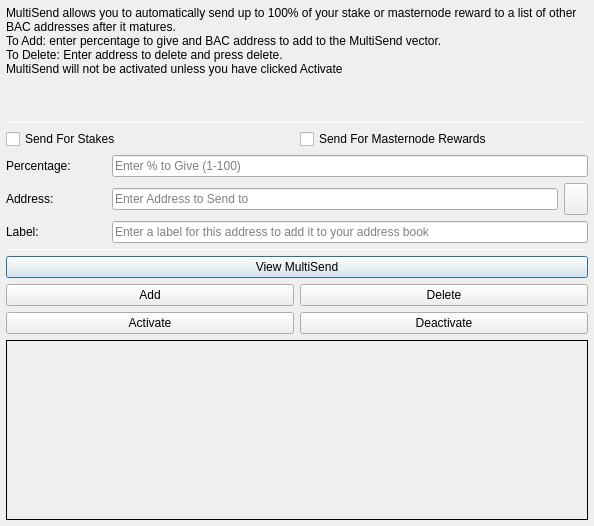
<?xml version="1.0" encoding="UTF-8"?>
<ui version="4.0">
 <class>MultiSendDialog</class>
 <widget class="QDialog" name="MultiSendDialog">
  <property name="windowModality">
   <enum>Qt::NonModal</enum>
  </property>
  <property name="geometry">
   <rect>
    <x>0</x>
    <y>0</y>
    <width>594</width>
    <height>526</height>
   </rect>
  </property>
  <property name="windowTitle">
   <string>MultiSend</string>
  </property>
  <layout class="QVBoxLayout" name="verticalLayout" stretch="0">
   <property name="leftMargin">
    <number>6</number>
   </property>
   <property name="topMargin">
    <number>6</number>
   </property>
   <property name="rightMargin">
    <number>6</number>
   </property>
   <property name="bottomMargin">
    <number>6</number>
   </property>
   <item>
    <layout class="QVBoxLayout" name="verticalLayout_Main" stretch="1,1,1,0,1,1,1">
     <item>
      <widget class="QLabel" name="label_2">
       <property name="lineWidth">
        <number>1</number>
       </property>
       <property name="text">
        <string>MultiSend allows you to automatically send up to 100% of your stake or masternode reward to a list of other BAC addresses after it matures.
To Add: enter percentage to give and BAC address to add to the MultiSend vector.
To Delete: Enter address to delete and press delete.
MultiSend will not be activated unless you have clicked Activate</string>
       </property>
       <property name="alignment">
        <set>Qt::AlignLeading|Qt::AlignLeft|Qt::AlignTop</set>
       </property>
       <property name="wordWrap">
        <bool>true</bool>
       </property>
      </widget>
     </item>
     <item>
      <widget class="Line" name="line">
       <property name="minimumSize">
        <size>
         <width>0</width>
         <height>1</height>
        </size>
       </property>
       <property name="maximumSize">
        <size>
         <width>16777215</width>
         <height>1</height>
        </size>
       </property>
       <property name="orientation">
        <enum>Qt::Horizontal</enum>
       </property>
      </widget>
     </item>
     <item>
      <layout class="QVBoxLayout" name="verticalLayout_Settings">
       <item>
        <layout class="QHBoxLayout" name="horizontalLayout">
         <item>
          <widget class="QCheckBox" name="multiSendStakeCheckBox">
           <property name="text">
            <string>Send For Stakes</string>
           </property>
          </widget>
         </item>
         <item>
          <widget class="QCheckBox" name="multiSendMasternodeCheckBox">
           <property name="text">
            <string>Send For Masternode Rewards</string>
           </property>
          </widget>
         </item>
        </layout>
       </item>
       <item>
        <layout class="QHBoxLayout" name="horizontalLayout_6">
         <item>
          <widget class="QLabel" name="label">
           <property name="minimumSize">
            <size>
             <width>100</width>
             <height>0</height>
            </size>
           </property>
           <property name="toolTip">
            <string>Percentage of stake to send</string>
           </property>
           <property name="text">
            <string>Percentage:</string>
           </property>
          </widget>
         </item>
         <item>
          <widget class="QLineEdit" name="multiSendPercentEdit">
           <property name="toolTip">
            <string>Enter whole numbers 1 - 100</string>
           </property>
           <property name="placeholderText">
            <string>Enter % to Give (1-100)</string>
           </property>
          </widget>
         </item>
        </layout>
       </item>
       <item>
        <layout class="QHBoxLayout" name="horizontalLayout_7">
         <item>
          <widget class="QLabel" name="label_5">
           <property name="minimumSize">
            <size>
             <width>100</width>
             <height>0</height>
            </size>
           </property>
           <property name="toolTip">
            <string>Address to send portion of stake to</string>
           </property>
           <property name="text">
            <string>Address:</string>
           </property>
          </widget>
         </item>
         <item>
          <widget class="QLineEdit" name="multiSendAddressEdit">
           <property name="toolTip">
            <string/>
           </property>
           <property name="placeholderText">
            <string>Enter Address to Send to</string>
           </property>
          </widget>
         </item>
         <item>
          <widget class="QToolButton" name="addressBookButton">
           <property name="maximumSize">
            <size>
             <width>16777215</width>
             <height>32</height>
            </size>
           </property>
           <property name="toolTip">
            <string>Choose an address from the address book</string>
           </property>
           <property name="text">
            <string/>
           </property>
           <property name="icon">
            <iconset resource="../bitalley.qrc">
             <normaloff>:/icons/address-book</normaloff>:/icons/address-book</iconset>
           </property>
           <property name="shortcut">
            <string>Alt+A</string>
           </property>
          </widget>
         </item>
        </layout>
       </item>
      </layout>
     </item>
     <item>
      <layout class="QHBoxLayout" name="horizontalLayout_3">
       <item>
        <widget class="QLabel" name="label_3">
         <property name="minimumSize">
          <size>
           <width>100</width>
           <height>0</height>
          </size>
         </property>
         <property name="text">
          <string>Label:</string>
         </property>
        </widget>
       </item>
       <item>
        <widget class="QLineEdit" name="labelAddressLabelEdit">
         <property name="placeholderText">
          <string>Enter a label for this address to add it to your address book</string>
         </property>
        </widget>
       </item>
      </layout>
     </item>
     <item>
      <widget class="Line" name="line_2">
       <property name="minimumSize">
        <size>
         <width>0</width>
         <height>1</height>
        </size>
       </property>
       <property name="maximumSize">
        <size>
         <width>16777215</width>
         <height>1</height>
        </size>
       </property>
       <property name="orientation">
        <enum>Qt::Horizontal</enum>
       </property>
      </widget>
     </item>
     <item>
      <layout class="QVBoxLayout" name="verticalLayout_Buttons">
       <item>
        <layout class="QHBoxLayout" name="horizontalLayout_4">
         <item>
          <widget class="QPushButton" name="viewButton">
           <property name="toolTip">
            <string/>
           </property>
           <property name="statusTip">
            <string>View MultiSend Vector</string>
           </property>
           <property name="text">
            <string>View MultiSend</string>
           </property>
          </widget>
         </item>
        </layout>
       </item>
       <item>
        <layout class="QHBoxLayout" name="horizontalLayout_2">
         <item>
          <widget class="QPushButton" name="addButton">
           <property name="toolTip">
            <string/>
           </property>
           <property name="statusTip">
            <string>Add to MultiSend Vector</string>
           </property>
           <property name="text">
            <string>Add</string>
           </property>
          </widget>
         </item>
         <item>
          <widget class="QPushButton" name="deleteButton">
           <property name="toolTip">
            <string/>
           </property>
           <property name="statusTip">
            <string>Delete Address From MultiSend Vector</string>
           </property>
           <property name="text">
            <string>Delete</string>
           </property>
          </widget>
         </item>
        </layout>
       </item>
       <item>
        <layout class="QHBoxLayout" name="horizontalLayout_5">
         <item>
          <widget class="QPushButton" name="activateButton">
           <property name="statusTip">
            <string>Activate MultiSend</string>
           </property>
           <property name="text">
            <string>Activate</string>
           </property>
          </widget>
         </item>
         <item>
          <widget class="QPushButton" name="disableButton">
           <property name="statusTip">
            <string>Deactivate MultiSend</string>
           </property>
           <property name="text">
            <string>Deactivate</string>
           </property>
          </widget>
         </item>
        </layout>
       </item>
      </layout>
     </item>
     <item>
      <widget class="QLabel" name="message">
       <property name="minimumSize">
        <size>
         <width>0</width>
         <height>180</height>
        </size>
       </property>
       <property name="frameShape">
        <enum>QFrame::Panel</enum>
       </property>
       <property name="frameShadow">
        <enum>QFrame::Plain</enum>
       </property>
       <property name="lineWidth">
        <number>1</number>
       </property>
       <property name="midLineWidth">
        <number>1</number>
       </property>
       <property name="text">
        <string/>
       </property>
       <property name="alignment">
        <set>Qt::AlignLeading|Qt::AlignLeft|Qt::AlignTop</set>
       </property>
       <property name="wordWrap">
        <bool>true</bool>
       </property>
      </widget>
     </item>
    </layout>
   </item>
  </layout>
 </widget>
 <resources>
  <include location="../bitalley.qrc"/>
 </resources>
 <connections/>
</ui>
